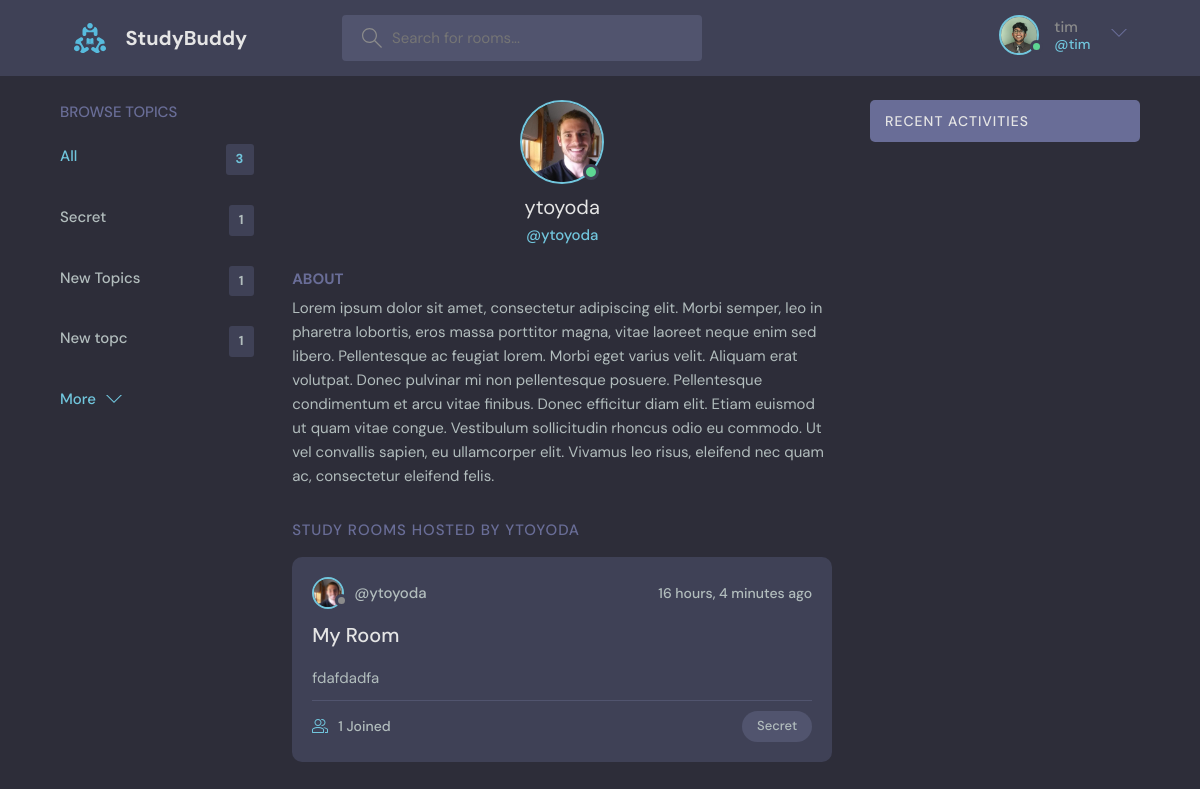
Page /profile/1 (signed in) on the committed database.
### base/models.py (models this page shows, shortened)
class User(AbstractUser):
    name = models.CharField(max_length=200, null=True)
    email = models.EmailField(unique=True, null=True)
    bio = models.TextField(null=True)
    avatar = models.ImageField(null=True, blank=True,default="avatar.svg")
    USERNAME_FIELD = 'email'
    REQUIRED_FIELDS = []

class Topic(models.Model):
    name = models.CharField(max_length=200)
    def __str__(self):
        return self.name

class Room(models.Model):
    host = models.ForeignKey(User, on_delete=models.SET_NULL, null=True)
    topic = models.ForeignKey(Topic, on_delete=models.SET_NULL, null=True)
    name = models.CharField(max_length=200)
    description = models.TextField(null=True, blank=True)
    participants  = models.ManyToManyField(User, related_name='participants', blank=True)
    updated = models.DateTimeField(auto_now=True)
    created = models.DateTimeField(auto_now_add=True)
    class Meta:
        ordering = ['-updated', '-created']

### base/views.py (the view)
# urls.py: path('profile/<str:pk>', views.userProfile, name="user-profile"),
def userProfile(request, pk):
    user = User.objects.get(id=pk)
    if user.is_active is False:
        if request.user.is_superuser is False:
            return HttpResponse('You are not allowed here')
    rooms = user.room_set.all()
    room_messages = user.message_set.all()
    topics = Topic.objects.all()
    context = {'user': user, 'rooms': rooms,
               'room_messages': room_messages, 'topics': topics}
    return render(request, 'base/profile.html', context)

### base/templates/base/profile.html (shortened to what this page needs)
{% extends 'main.html' %}
{% block content %}
<main class="profile-page layout layout--3">
    <div class="container">
        {% include 'base/topic_component.html' %}
        <div class="roomList">
            <div class="profile">
                <div class="profile__avatar">
                    <div class="avatar avatar--large active">
                        <img src="{{user.avatar.url}}" />
                    </div>
                </div>
                <div class="profile__info">
                    <h3>{{user.username}}</h3>
                    <p>@{{user.username}}</p>
                </div>
                <div class="profile__about">
                    <h3>About</h3>
                    <p>{{user.bio}}</p>
                </div>
            </div>
            <div class="roomList__header">
                <div>
                    <h2>Study Rooms Hosted by {{user.username}}</a>
                    </h2>
                </div>
            </div>
            {% include 'base/feed_component.html' %}
        </div>
        {% include 'base/activity_component.html' %}
    </div>
</main>
{% endblock %}

### templates/navbar.html (shortened to what this page needs)
{% load static %}
<header class=" header header--loggedIn">
    <div class="container">
        <a href="{% url 'base:home' %}" class="header__logo">
            <img src="{% static 'images/logo.svg' %}" />
            <h1>StudyBuddy</h1>
        </a>
        <form class="header__search" method="GET" action="{% url 'base:home' %}">
            <label>
                <input name="q" placeholder="Search for rooms..." />
            </label>
        </form>
        <nav class="header__menu">
            {% if request.user.is_authenticated %}
            <div class="header__user">
                <a href="{% url 'base:user-profile' request.user.id %}">
                    <div class="avatar avatar--medium active">
                        <img src="{{request.user.avatar.url}}" />
                    </div>
                    <p>{{request.user.username}}<span>@{{request.user.username}}</span></p>
                </a>
                <button class="dropdown-button">
                    <svg version="1.1" xmlns="http://www.w3.org/2000/svg" width="32" height="32" viewBox="0 0 32 32">
                        <title>chevron-down</title>
                        <path d="M16 21l-13-13h-3l16 16 16-16h-3l-13 13z"></path>
                    </svg>
                </button>
            </div>
            {% else %}
            <a href="{% url 'base:login' %}">
                <img src="{% static 'images/avatar.svg' %}" />
                <p>Login</p>
            </a>
            {% endif %}
        </nav>
    </div>
</header>

### base/templates/base/topic_component.html
<div class="topics">
    <div class="topics__header">
        <h2>Browse Topics</h2>
    </div>
    <ul class="topics__list">
        <li>
            <a href="{% url 'base:home' %}" class="active">All <span>{{topics.count}}</span></a>
        </li>
        {% for topic in topics %}
        <li>
            <a href="{% url 'base:home' %}?q={{topic.name}}">{{topic.name}}<span>{{topic.room_set.all.count}}</span>
            </a>
        </li>
        {% endfor %}
    </ul>
    <a class="btn btn--link" href="{% url 'base:topics' %}">
        More
        <svg version="1.1" xmlns="http://www.w3.org/2000/svg" width="32" height="32" viewBox="0 0 32 32">
            <title>chevron-down</title>
            <path d="M16 21l-13-13h-3l16 16 16-16h-3l-13 13z"></path>
        </svg>
    </a>
</div>

### base/templates/base/feed_component.html (shortened to what this page needs)
{% for room in rooms %}
<div class="roomListRoom">
    <div class="roomListRoom__header">
        {% if room.host.is_active %}
        <a href="{% url 'base:user-profile' room.host.id %}" class="roomListRoom__author disabled">
            <div class="avatar avatar--small">
                <img src="{{room.host.avatar.url}}" />
            </div>
            <span>@{{room.host.username}}</span>
        </a>
        <div class="roomListRoom__actions">
            <span>{{room.created|timesince}} ago</span>
        </div>
    </div>
{% endif%}
<div class="roomListRoom__content">
    <a href="{% url 'base:room' pk=room.id %}">{{room.name}}</a>
    <p>
        {{room.description|truncatewords:50 }}
    </p>
</div>
<div class="roomListRoom__meta">
    <a href="{% url 'base:room' pk=room.id %}" class="roomListRoom__joined">
        {{room.participants.all.count}} Joined
    </a>
    <p class="roomListRoom__topic">{{room.topic}}</p>
</div>
</div>
{% endfor %}

### rows in the picture
User: user.avatar (picture), user.username "tim"
Topic: name "Secret", room_set.all.count "1"
Topic: name "New Topics", room_set.all.count "1"
Topic: name "New topc", room_set.all.count "1"
User: avatar (picture), username "ytoyoda", bio "Lorem ipsum dolor sit amet, consectetur adipiscing elit. Morbi semper, leo in pharetra lobortis, eros massa porttitor magna, vitae laoreet neque enim sed libero. Pellentesque ac feugiat lorem. Morbi eget varius velit. Aliquam erat volutpat. Donec pulvinar mi non pellentesque posuere. Pellentesque condimentum et arcu vitae finibus. Donec efficitur diam elit. Etiam euismod ut quam vitae congue. Vestibulum sollicitudin rhoncus odio eu commodo. Ut vel convallis sapien, eu ullamcorper elit. Vivamus leo risus, eleifend nec quam ac, consectetur eleifend felis.", username "YTOYODA"
Room: host.avatar (picture), host.username "ytoyoda", created "16 hours, 4 minutes", name "My Room", description "fdafdadfa", participants.all.count "1", topic "Secret"

### other values in the picture
{{ topics.count }} "3"
